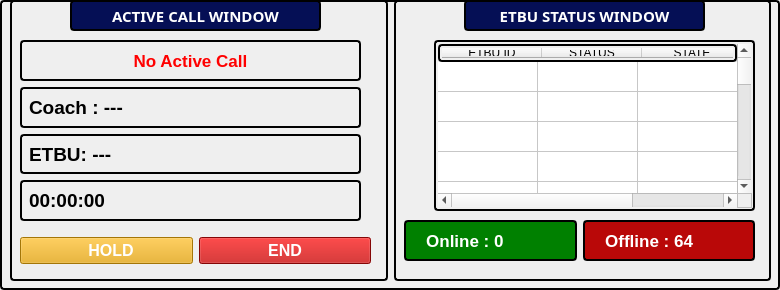
          <widget class="QFrame" name="frame">
           <property name="styleSheet">
            <string notr="true">QFrame, QLabel, QToolTip {
	color: rgb(0, 0, 0);
    border: 2px solid black;
    border-radius: 4px;
    padding: 2px;
}</string>
           </property>
           <property name="frameShape">
            <enum>QFrame::StyledPanel</enum>
           </property>
           <property name="frameShadow">
            <enum>QFrame::Raised</enum>
           </property>
           <widget class="QWidget" name="layoutWidget">
            <property name="geometry">
             <rect>
              <x>10</x>
              <y>0</y>
              <width>761</width>
              <height>281</height>
             </rect>
            </property>
            <layout class="QHBoxLayout" name="horizontalLayout_3" stretch="0,0">
             <item>
              <widget class="QFrame" name="frame_5">
               <property name="styleSheet">
                <string notr="true">QFrame, QLabel, QToolTip {
	color: rgb(0, 0, 0);
    border: 2px solid black;
    border-radius: 4px;
    padding: 2px;
}</string>
               </property>
               <property name="frameShape">
                <enum>QFrame::StyledPanel</enum>
               </property>
               <property name="frameShadow">
                <enum>QFrame::Raised</enum>
               </property>
               <widget class="QWidget" name="layoutWidget">
                <property name="geometry">
                 <rect>
                  <x>10</x>
                  <y>40</y>
                  <width>341</width>
                  <height>181</height>
                 </rect>
                </property>
                <layout class="QVBoxLayout" name="verticalLayout_3">
                 <item>
                  <widget class="QLabel" name="lblCallStatus">
                   <property name="font">
                    <font>
                     <pointsize>13</pointsize>
                     <bold>true</bold>
                    </font>
                   </property>
                   <property name="styleSheet">
                    <string notr="true">QFrame, QLabel, QToolTip {
	color: rgb(255, 0, 0);
    border: 2px solid black;
    border-radius: 4px;
    padding: 2px;
}</string>
                   </property>
                   <property name="text">
                    <string>No Active Call</string>
                   </property>
                   <property name="alignment">
                    <set>Qt::AlignCenter</set>
                   </property>
                  </widget>
                 </item>
                 <item>
                  <widget class="QLabel" name="lblCoach">
                   <property name="font">
                    <font>
                     <pointsize>14</pointsize>
                     <bold>true</bold>
                    </font>
                   </property>
                   <property name="text">
                    <string>Coach : ---</string>
                   </property>
                  </widget>
                 </item>
                 <item>
                  <widget class="QLabel" name="lblActiveETBU">
                   <property name="font">
                    <font>
                     <pointsize>14</pointsize>
                     <bold>true</bold>
                    </font>
                   </property>
                   <property name="text">
                    <string>ETBU: ---</string>
                   </property>
                  </widget>
                 </item>
                 <item>
                  <widget class="QLabel" name="lblTimer">
                   <property name="font">
                    <font>
                     <pointsize>14</pointsize>
                     <bold>true</bold>
                    </font>
                   </property>
                   <property name="text">
                    <string>00:00:00</string>
                   </property>
                  </widget>
                 </item>
                </layout>
               </widget>
               <widget class="QWidget" name="layoutWidget">
                <property name="geometry">
                 <rect>
                  <x>10</x>
                  <y>230</y>
                  <width>351</width>
                  <height>41</height>
                 </rect>
                </property>
                <layout class="QHBoxLayout" name="horizontalLayout_4">
                 <item>
                  <widget class="QPushButton" name="btnHold">
                   <property name="font">
                    <font>
                     <pointsize>12</pointsize>
                     <bold>true</bold>
                    </font>
                   </property>
                   <property name="styleSheet">
                    <string notr="true">QPushButton
{
	background-color: rgb(229, 165, 10);
    color: white;
    font-weight: bold;
}

QPushButton:hover
{
	
	background-color: rgb(249, 240, 107);
	color: rgb(0, 0, 0);
}

QPushButton:pressed
{
	background-color: rgb(229, 165, 10);
}</string>
                   </property>
                   <property name="text">
                    <string>  HOLD</string>
                   </property>
                   <property name="icon">
                    <iconset theme="media-playback-pause">
                     <normaloff>.</normaloff>.</iconset>
                   </property>
                  </widget>
                 </item>
                 <item>
                  <widget class="QPushButton" name="btnEnd">
                   <property name="font">
                    <font>
                     <pointsize>12</pointsize>
                     <bold>true</bold>
                    </font>
                   </property>
                   <property name="styleSheet">
                    <string notr="true">QPushButton
{
	background-color: rgb(185, 8, 8);
    color: White;
    font-weight: bold;
}

QPushButton:hover
{
	background-color: rgb(224, 27, 36);
	color: rgb(255, 255, 255);
}

QPushButton:pressed
{
	background-color: rgb(131, 19, 19);
}</string>
                   </property>
                   <property name="text">
                    <string>END</string>
                   </property>
                  </widget>
                 </item>
                </layout>
               </widget>
               <widget class="QLabel" name="label_4">
                <property name="geometry">
                 <rect>
                  <x>60</x>
                  <y>0</y>
                  <width>251</width>
                  <height>31</height>
                 </rect>
                </property>
                <property name="font">
                 <font>
                  <family>Ubuntu Sans</family>
                  <pointsize>11</pointsize>
                  <italic>false</italic>
                  <bold>true</bold>
                  <underline>false</underline>
                 </font>
                </property>
                <property name="styleSheet">
                 <string notr="true">font: 700 11pt &quot;Ubuntu Sans&quot;;
color: rgb(255, 255, 255);
background-color: rgb(5, 15, 85);
</string>
                </property>
                <property name="text">
                 <string>ACTIVE CALL WINDOW</string>
                </property>
                <property name="alignment">
                 <set>Qt::AlignCenter</set>
                </property>
               </widget>
              </widget>
             </item>
             <item>
              <widget class="QFrame" name="frame_6">
               <property name="styleSheet">
                <string notr="true">QFrame, QLabel, QToolTip {
	color: rgb(0, 0, 0);
    border: 2px solid black;
    border-radius: 4px;
    padding: 2px;
}</string>
               </property>
               <property name="frameShape">
                <enum>QFrame::StyledPanel</enum>
               </property>
               <property name="frameShadow">
                <enum>QFrame::Raised</enum>
               </property>
               <widget class="QLabel" name="label_5">
                <property name="geometry">
                 <rect>
                  <x>70</x>
                  <y>0</y>
                  <width>241</width>
                  <height>31</height>
                 </rect>
                </property>
                <property name="font">
                 <font>
                  <family>Ubuntu Sans</family>
                  <pointsize>11</pointsize>
                  <italic>false</italic>
                  <bold>true</bold>
                  <underline>false</underline>
                 </font>
                </property>
                <property name="styleSheet">
                 <string notr="true">font: 700 11pt &quot;Ubuntu Sans&quot;;
color: rgb(255, 255, 255);
background-color: rgb(5, 15, 85);</string>
                </property>
                <property name="text">
                 <string>ETBU STATUS WINDOW</string>
                </property>
                <property name="alignment">
                 <set>Qt::AlignCenter</set>
                </property>
               </widget>
               <widget class="QTableWidget" name="tableEtbuStatus">
                <property name="geometry">
                 <rect>
                  <x>40</x>
                  <y>40</y>
                  <width>321</width>
                  <height>171</height>
                 </rect>
                </property>
                <property name="font">
                 <font>
                  <pointsize>14</pointsize>
                  <bold>true</bold>
                 </font>
                </property>
                <property name="styleSheet">
                 <string notr="true"/>
                </property>
                <property name="frameShape">
                 <enum>QFrame::StyledPanel</enum>
                </property>
                <property name="gridStyle">
                 <enum>Qt::SolidLine</enum>
                </property>
                <attribute name="horizontalHeaderMinimumSectionSize">
                 <number>34</number>
                </attribute>
                <attribute name="verticalHeaderVisible">
                 <bool>false</bool>
                </attribute>
                <attribute name="verticalHeaderMinimumSectionSize">
                 <number>22</number>
                </attribute>
                <attribute name="verticalHeaderHighlightSections">
                 <bool>false</bool>
                </attribute>
                <row>
                 <property name="text">
                  <string>1</string>
                 </property>
                </row>
                <row>
                 <property name="text">
                  <string>2</string>
                 </property>
                </row>
                <row>
                 <property name="text">
                  <string>3</string>
                 </property>
                </row>
                <row>
                 <property name="text">
                  <string>4</string>
                 </property>
                </row>
                <row>
                 <property name="text">
                  <string>5</string>
                 </property>
                </row>
                <row>
                 <property name="text">
                  <string>6</string>
                 </property>
                </row>
                <row>
                 <property name="text">
                  <string>7</string>
                 </property>
                </row>
                <row>
                 <property name="text">
                  <string>8</string>
                 </property>
                </row>
                <row>
                 <property name="text">
                  <string>9</string>
                 </property>
                </row>
                <row>
                 <property name="text">
                  <string>10</string>
                 </property>
                </row>
                <row>
                 <property name="text">
                  <string>11</string>
                 </property>
                </row>
                <row>
                 <property name="text">
                  <string>12</string>
                 </property>
                </row>
                <row>
                 <property name="text">
                  <string>13</string>
                 </property>
                </row>
                <row>
                 <property name="text">
                  <string>14</string>
                 </property>
                </row>
                <row>
                 <property name="text">
                  <string>15</string>
                 </property>
                </row>
                <row>
                 <property name="text">
                  <string>16</string>
                 </property>
                </row>
                <row>
                 <property name="text">
                  <string>17</string>
                 </property>
                </row>
                <row>
                 <property name="text">
                  <string>18</string>
                 </property>
                </row>
                <row>
                 <property name="text">
                  <string>19</string>
                 </property>
                </row>
                <row>
                 <property name="text">
                  <string>20</string>
                 </property>
                </row>
                <row>
                 <property name="text">
                  <string>21</string>
                 </property>
                </row>
                <row>
                 <property name="text">
                  <string>22</string>
                 </property>
                </row>
                <row>
                 <property name="text">
                  <string>23</string>
                 </property>
                </row>
                <row>
                 <property name="text">
                  <string>24</string>
                 </property>
                </row>
                <row>
                 <property name="text">
                  <string>25</string>
                 </property>
                </row>
                <row>
                 <property name="text">
                  <string>26</string>
                 </property>
                </row>
                <row>
                 <property name="text">
                  <string>27</string>
                 </property>
                </row>
                <row>
                 <property name="text">
                  <string>28</string>
                 </property>
                </row>
                <row>
                 <property name="text">
                  <string>29</string>
                 </property>
                </row>
                <row>
                 <property name="text">
                  <string>30</string>
                 </property>
                </row>
                <row>
                 <property name="text">
                  <string>31</string>
                 </property>
                </row>
                <row>
                 <property name="text">
                  <string>32</string>
                 </property>
                </row>
                <row>
                 <property name="text">
                  <string>33</string>
                 </property>
                </row>
                <row>
                 <property name="text">
                  <string>34</string>
                 </property>
                </row>
                <row>
                 <property name="text">
                  <string>35</string>
                 </property>
                </row>
                <row>
                 <property name="text">
                  <string>36</string>
                 </property>
                </row>
                <row>
                 <property name="text">
                  <string>37</string>
                 </property>
                </row>
                <row>
                 <property name="text">
                  <string>38</string>
                 </property>
                </row>
                <row>
                 <property name="text">
                  <string>39</string>
                 </property>
                </row>
                <row>
                 <property name="text">
                  <string>40</string>
                 </property>
                </row>
                <row>
                 <property name="text">
                  <string>41</string>
                 </property>
                </row>
                <row>
                 <property name="text">
                  <string>42</string>
                 </property>
                </row>
                <row>
                 <property name="text">
                  <string>43</string>
                 </property>
                </row>
                <row>
                 <property name="text">
                  <string>44</string>
                 </property>
                </row>
                <row>
                 <property name="text">
                  <string>45</string>
                 </property>
                </row>
                <row>
                 <property name="text">
                  <string>46</string>
                 </property>
                </row>
                <row>
                 <property name="text">
                  <string>47</string>
                 </property>
                </row>
                <row>
                 <property name="text">
                  <string>48</string>
                 </property>
                </row>
                <row>
                 <property name="text">
                  <string>49</string>
                 </property>
                </row>
                <row>
                 <property name="text">
                  <string>50</string>
                 </property>
                </row>
                <row>
                 <property name="text">
                  <string>51</string>
                 </property>
                </row>
                <row>
                 <property name="text">
                  <string>New Row</string>
                 </property>
                </row>
                <row>
                 <property name="text">
                  <string>53</string>
                 </property>
                </row>
                <row>
                 <property name="text">
                  <string>54</string>
                 </property>
                </row>
                <row>
                 <property name="text">
                  <string>55</string>
                 </property>
                </row>
                <row>
                 <property name="text">
                  <string>56</string>
                 </property>
                </row>
                <row>
                 <property name="text">
                  <string>57</string>
                 </property>
                </row>
                <row>
                 <property name="text">
                  <string>58</string>
                 </property>
                </row>
                <row>
                 <property name="text">
                  <string>59</string>
                 </property>
                </row>
                <row>
                 <property name="text">
                  <string>New Row</string>
                 </property>
                </row>
                <row>
                 <property name="text">
                  <string>60</string>
                 </property>
                </row>
                <row>
                 <property name="text">
                  <string>61</string>
                 </property>
                </row>
                <row>
                 <property name="text">
                  <string>62</string>
                 </property>
                </row>
                <row>
                 <property name="text">
                  <string>64</string>
                 </property>
                </row>
                <column>
                 <property name="text">
                  <string>ETBU ID</string>
                 </property>
                </column>
                <column>
                 <property name="text">
                  <string>STATUS</string>
                 </property>
                </column>
                <column>
                 <property name="text">
                  <string>STATE</string>
                 </property>
                </column>
               </widget>
               <widget class="QWidget" name="layoutWidget_2">
                <property name="geometry">
                 <rect>
                  <x>10</x>
                  <y>220</y>
                  <width>351</width>
                  <height>41</height>
                 </rect>
                </property>
                <layout class="QHBoxLayout" name="horizontalLayout_5">
                 <item>
                  <widget class="QLabel" name="lblOnlineCount">
                   <property name="font">
                    <font>
                     <pointsize>13</pointsize>
                     <bold>true</bold>
                    </font>
                   </property>
                   <property name="styleSheet">
                    <string notr="true"> background-color: green;
 color: white;
 font-weight: bold;</string>
                   </property>
                   <property name="text">
                    <string>   Online : 0 </string>
                   </property>
                  </widget>
                 </item>
                 <item>
                  <widget class="QLabel" name="lblOfflineCount">
                   <property name="font">
                    <font>
                     <pointsize>13</pointsize>
                     <bold>true</bold>
                    </font>
                   </property>
                   <property name="styleSheet">
                    <string notr="true">background-color: rgb(185, 8, 8);
 color: White;
 font-weight: bold;</string>
                   </property>
                   <property name="text">
                    <string>   Offline : 64</string>
                   </property>
                  </widget>
                 </item>
                </layout>
               </widget>
              </widget>
             </item>
            </layout>
           </widget>
          </widget>
